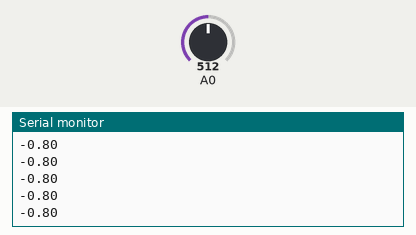
Simulated run of this sketch. Board: Arduino Uno, built with avr-gcc and run on an emulated ATmega328P. Parts: the last lines printed to the serial monitor. The inputs (shaded band) are chosen by the test bench; at power-on: A0 = 512.

Above: at 1.2 s.
1.3 s: A0 set to 716
At 1.31 s:
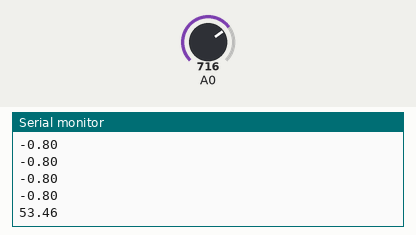
2.8 s: A0 set to 900
At 2.82 s:
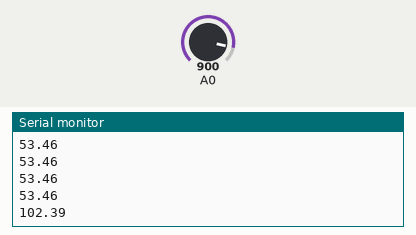
Timing chart, 0 to 5.8 s (numbered marks = the images above; inputs shaded):
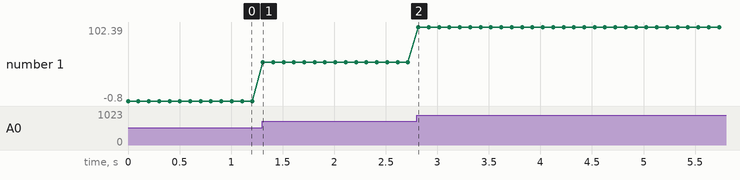

The sketch:

Magnetic_Inensity.ino
```cpp
float val=0;

void setup() {
  pinMode(A0,INPUT);

  Serial.begin(9600);

}

void loop() {
  val=((analogRead(A0)-515)/3.76);

  Serial.println(val);

  delay(100);


}
```

Measured:
- after the input at 1.3 s, the serial monitor: prints a new line at once (image 1)
- after the input at 2.8 s, the serial monitor: prints a new line at once (image 2)
- plotted number 1: -0.8 → 53.46 after the input at 1.3 s, 53.46 → 102.39 after the input at 2.8 s
